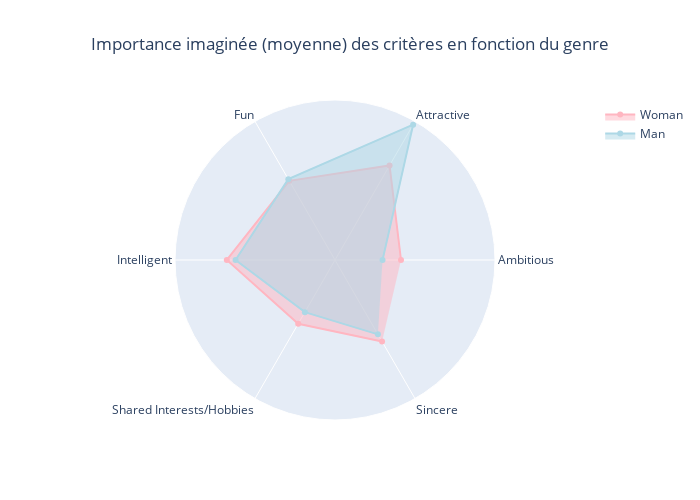
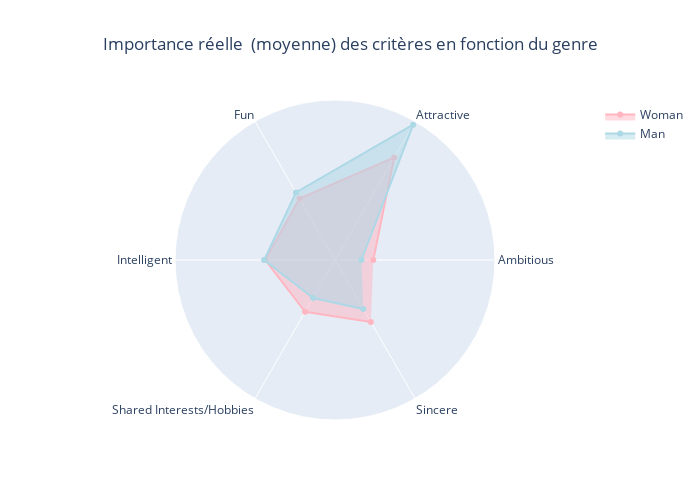

Notebook code for these charts, in order:
### Code cell
import plotly.graph_objects as go

def plot_polar(figure, data, colors):
    # Extract list of columns and rename labels
    cols = list(data.columns)
    labels = [LabelDecoder.get_attribute_label(c) for c in cols]

    # Women Polar Chart
    figure.add_trace(go.Scatterpolar(
        r=data.loc['Woman'].values.tolist(),
        theta=labels,
        fill='toself',
        line_color=colors["woman"],
        name='Woman'
    ))
    # Men Polar Chart
    figure.add_trace(go.Scatterpolar(
        r=data.loc['Man'].values.tolist(),
        theta=labels,
        fill='toself',
        line_color=colors["man"],
        name='Man'
    ))

def show_fig(figure, title, image_name):
    # Set Title and Value Range of Polar Chart
    figure.update_layout(
        title=title,
        title_x=0.5,
        width=700,
        height=500,
        polar=dict(
            radialaxis=dict(
                visible=False
            )),
        showlegend=True
    )
    
    figure.show()
    figure.write_image(f"assets/{image_name}")

# Compute means for expected and real impact of attributes
desired_attributes_evol_df = desired_attributes_df.copy()

desired_attributes_evol_df["Expected"] = (desired_attributes_evol_df["T1_expected"] + desired_attributes_evol_df["T2_expected"] + desired_attributes_evol_df["T3_expected"]) / 3
desired_attributes_evol_df["Real"] = (desired_attributes_evol_df["T2_reel"] + desired_attributes_evol_df["T3_reel"]) / 2

desired_attributes_evol_df = desired_attributes_evol_df[["Expected", "Real"]]

# Create a Polar Chart
fig = go.Figure()

i_df = desired_attributes_evol_df["Expected"].unstack()
plot_polar(fig, i_df, COLORS)
show_fig(fig, "Importance imaginée (moyenne) des critères en fonction du genre", "image_07.png")

fig = go.Figure()

r_df = desired_attributes_evol_df["Real"].unstack()
plot_polar(fig, r_df, COLORS)

show_fig(fig, "Importance réelle  (moyenne) des critères en fonction du genre", "image_08.png")

### Figure 1 — Plotly figure (JSON) as saved in the notebook; plotly's stock layout.template omitted (floating-point values rounded to 4 significant figures)
{"data": [{"fill": "toself", "line": {"color": "lightpink"}, "name": "Woman", "r": [12.19, 20.15, 16.88, 19.98, 13.59, 17.37], "theta": ["Ambitious", "Attractive", "Fun", "Intelligent", "Shared Interests/Hobbies", "Sincere"], "type": "scatterpolar"}, {"fill": "toself", "line": {"color": "lightblue"}, "name": "Man", "r": [8.778, 28.85, 17.24, 18.36, 11.12, 15.85], "theta": ["Ambitious", "Attractive", "Fun", "Intelligent", "Shared Interests/Hobbies", "Sincere"], "type": "scatterpolar"}], "layout": {"height": 500, "polar": {"radialaxis": {"visible": false}}, "showlegend": true, "title": {"text": "Importance imaginée (moyenne) des critères en fonction du genre", "x": 0.5}, "width": 700}}

### Figure 2 — Plotly figure (JSON) as saved in the notebook; plotly's stock layout.template omitted (floating-point values rounded to 4 significant figures)
{"data": [{"fill": "toself", "line": {"color": "lightpink"}, "name": "Woman", "r": [8.87, 27.47, 16.45, 16.19, 13.86, 16.63], "theta": ["Ambitious", "Attractive", "Fun", "Intelligent", "Shared Interests/Hobbies", "Sincere"], "type": "scatterpolar"}, {"fill": "toself", "line": {"color": "lightblue"}, "name": "Man", "r": [6.134, 36.23, 18.09, 16.43, 10.16, 13.12], "theta": ["Ambitious", "Attractive", "Fun", "Intelligent", "Shared Interests/Hobbies", "Sincere"], "type": "scatterpolar"}], "layout": {"height": 500, "polar": {"radialaxis": {"visible": false}}, "showlegend": true, "title": {"text": "Importance réelle  (moyenne) des critères en fonction du genre", "x": 0.5}, "width": 700}}
